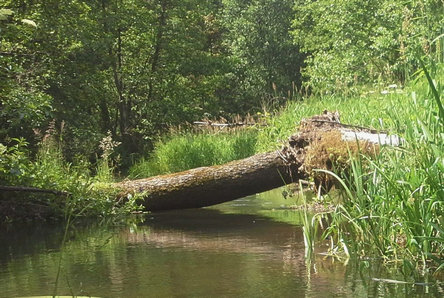
%> input picture Lab6/rzeczka_mniejsza.jpg, 444 x 298 px
$ octave Zadanie4.m   (GNU Octave 9; MATLAB toolbox functions it lacks are replaced by stand-ins)
%> lines starting %> are read from the running program, lines starting %| are printed output that depends on the picture
clear; clf;

img = double(imread("rzeczka_mniejsza.jpg"));

img_gray = mean(img,3);
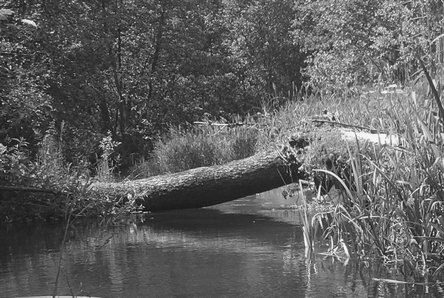
%> img_gray: size 298x444 double; min 7.33, max 254, mean 95.6

mask = [ 0 0 0 ; -1 0 1 ; 0 0 0 ];

margines(1:size(img_gray,1)+2, 1:size(img_gray,2)+2) = 0;
%> margines: size 300x446 double; every value is 0
margines(2:end-1, 2:end-1) = img_gray(:,:,1);
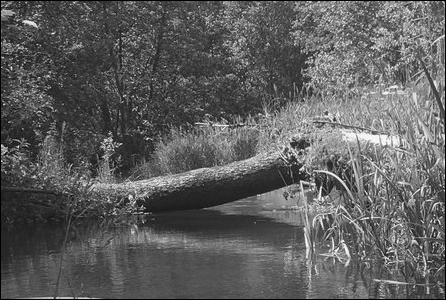
%> margines: size 300x446 double; min 0, max 254, mean 94.5

margines(1, 2:end-1) = img_gray(1,1:end);
margines(end, 2:end-1) = img_gray(end,1:end);

margines(:,1) = margines(:,2);
margines(:,end) = margines(:,end-1);
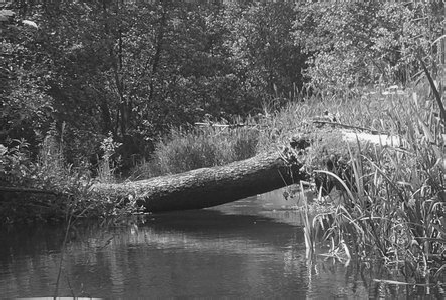
%> margines: size 300x446 double; min 7.33, max 254, mean 95.6


for i = 1:size(img,1)
  for j = 1:size(img,2)
    output(i,j) = sum((margines(i:i+2,j:j+2) .* mask)(:));
  endfor
endfor
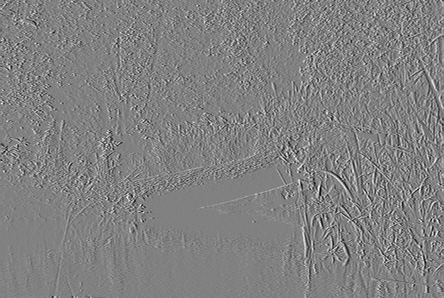
%> output: size 298x444 double; min -218, max 212.3, mean 0.2; drawn with min black and max white

imshow(output/255);
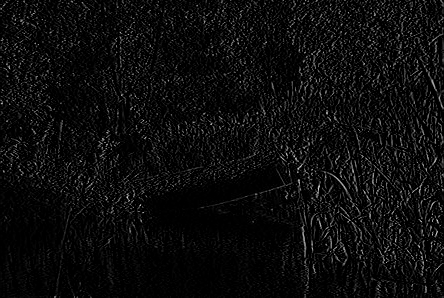
%> displayed picture: size 298x444, on the screen's scale of 0 to 255; min 0, max 212, mean 12.4
